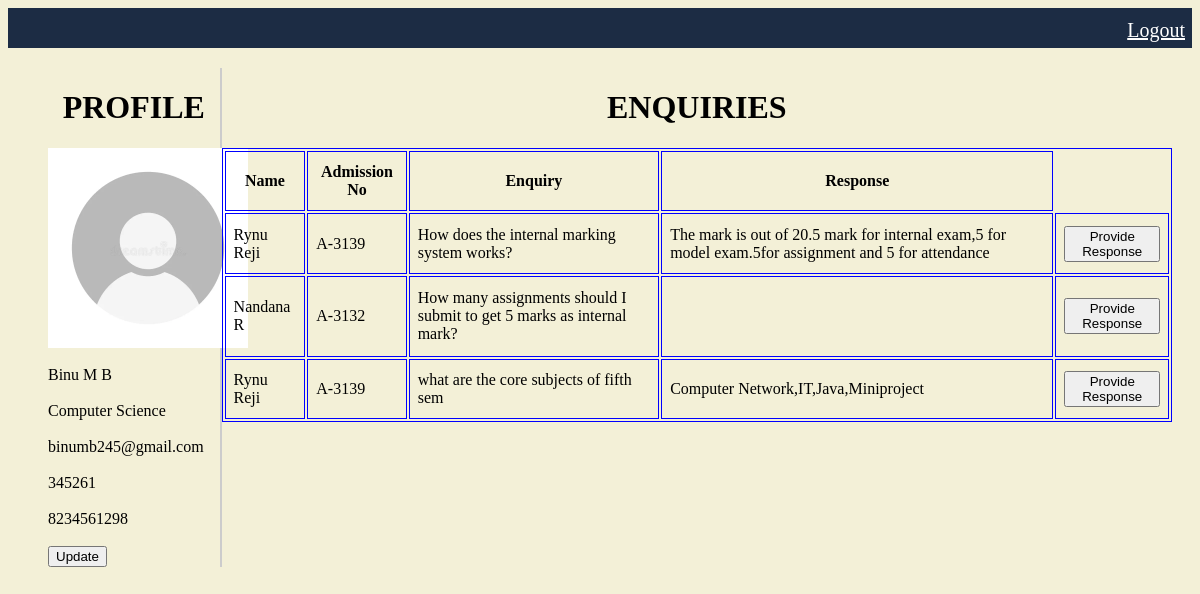
Page /HOD/departments/BCA.php (signed in) on the committed database.
### tables this page shows
CREATE TABLE `tbl_hodprofile` (
  `id` int(10) NOT NULL,
  `name` varchar(50) NOT NULL,
  `dept` varchar(50) NOT NULL,
  `tr_id` int(50) NOT NULL,
  `mail` varchar(50) NOT NULL,
  `ph` varchar(10) NOT NULL
);

CREATE TABLE `tbl_bca` (
  `id` int(10) NOT NULL,
  `name` varchar(50) NOT NULL,
  `adm_no` varchar(10) NOT NULL,
  `enquiry` varchar(100) NOT NULL,
  `answer` varchar(100) NOT NULL
);

### HOD/departments/BCA.php (the view, shortened to what this page needs)
<html>
<head>
</head>
<body>
    <nav>
    <a href="/miniproject/logout.php">Logout</a>
</nav>
<div class="container">
 <div class="profile-container">
<?php
include "config.php";
$sql="SELECT * FROM tbl_hodprofile WHERE dept='computer science'";
$result=mysqli_query($conn,$sql);
if(mysqli_num_rows($result)>0)
{
    echo "<h1>PROFILE</h1>";
        echo "<img style='width:200px;' src='/miniproject/profile.png'><br><br>";
        while($row=mysqli_fetch_assoc($result)){
            echo $row['name']."<br><br>";
            echo $row['dept']."<br><br>";
            echo $row['mail']."<br><br>";
            echo $row['tr_id']."<br><br>";
            echo $row['ph']."<br><br>";
            echo "<a href='BCAupdate.php?id=".$row['id']."'><button>Update</button></a>";
        }
}
?>
</div>
<div class="table-container">
<?php
include "config.php";
$sql="SELECT * FROM tbl_bca";
$result=mysqli_query($conn,$sql);
if(mysqli_num_rows($result)>0)
{
    echo "<h1>ENQUIRIES</h1>";
    echo "<table align='center' cellspacing='2' cellpadding='8' height='55%' border='1' bordercolor='blue'";
    echo "<tr>
    <th>Name</th>
    <th>Admission No</th>
    <th>Enquiry</th>
    <th>Response</th></tr>";
        while($row=mysqli_fetch_assoc($result)){
            echo "<tr>";
            echo "<td>".$row['name']."</td>";
            echo "<td>".$row['adm_no']."</td>";
            echo "<td>".$row['enquiry']."</td>";
            echo "<td>".$row['answer']."</td>";
            echo "<td>
                <a href='bcaresponse.php?id=".$row['id']."'><button>Provide Response</button></a></td>";
            echo "</tr>";
        }
        echo "</table>";
}
?>
</div>
</div>
</body>
</html>

### HOD/departments/BCA.php (style rules this page uses)
body { background-color: #f3f0d7; }
nav { background-color: rgb(28, 44, 68); width: 100%; padding: 7px; box-sizing: border-box; text-align:right; top: 0; left: 0; height:40px; }
nav a { color: white; margin-left: 15px; font-size: 20px; line-height: 1.5; }
h1 { text-align:center; }
.container { display: flex; justify-content: space-between; padding: 20px; }
.table-container { flex: 2; }
.profile-container { border-right: 2px solid #ccc; padding-left: 20px; width:15%; }

### rows in the picture
tbl_hodprofile: name "Binu M B", dept "Computer Science", mail "binumb245@gmail.com", tr "345261", ph "8234561298"
tbl_bca: name "Rynu Reji", adm_no "A-3139", enquiry "How does the internal marking system works?", answer "The mark is out of 20.5 mark for internal exam,5 for model exam.5for assignment and 5 for attendance"
tbl_bca: name "Nandana R", adm_no "A-3132", enquiry "How many assignments should I submit to get 5 marks as internal mark?"
tbl_bca: name "Rynu Reji", adm_no "A-3139", enquiry "what are the core subjects of fifth sem", answer "Computer Network,IT,Java,Miniproject"
